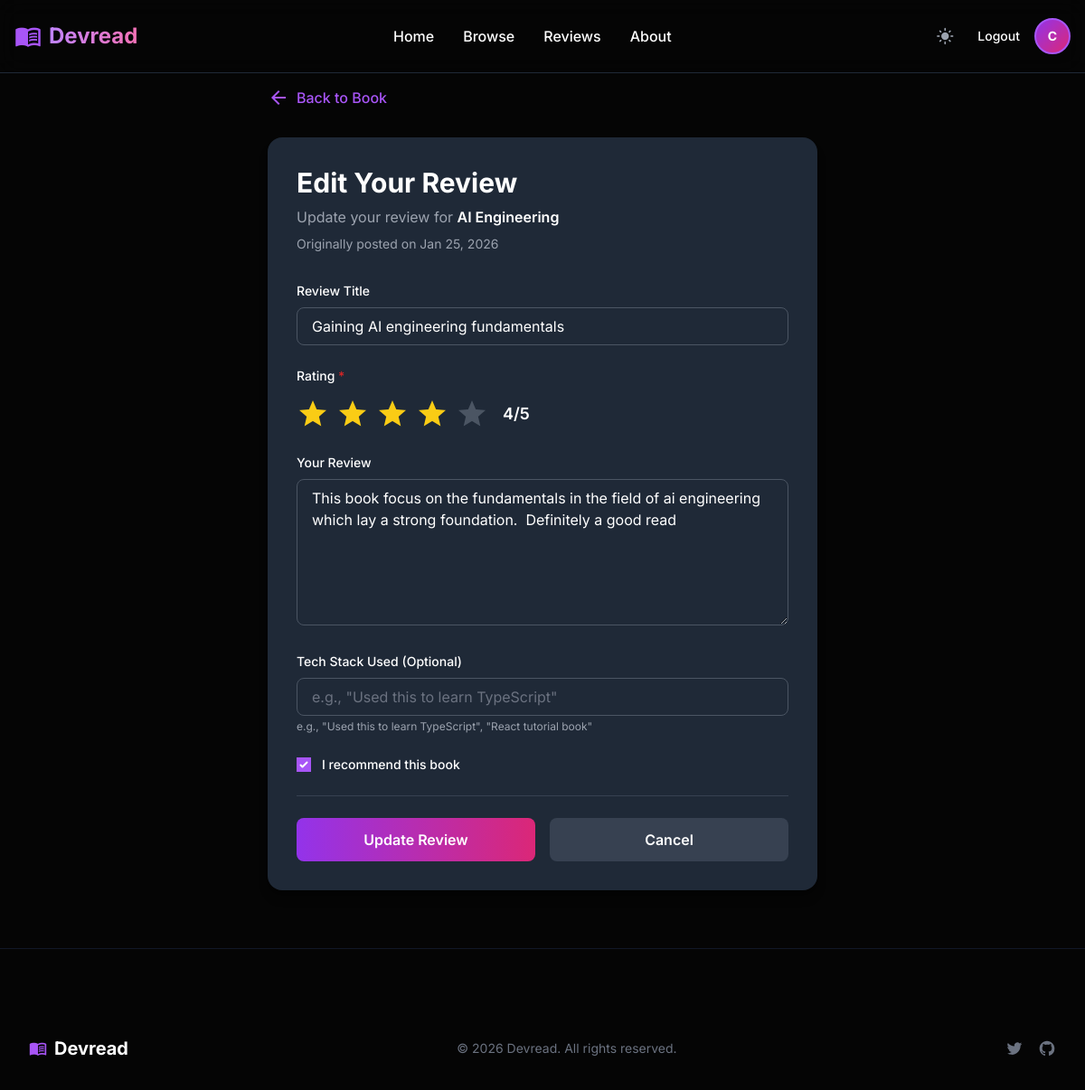
Screenshot of /books/review/1/edit/ (signed in) with the database file from the repository.
### accounts/models.py (models this page shows, shortened)
class User(AbstractUser):
    email = models.EmailField(unique=True)
    avatar = models.ImageField(upload_to='avatars/', blank=True, null=True)
    bio = models.TextField(max_length=500,blank=True)
    github_username = models.CharField(max_length=100,blank=True)
    website = models.URLField(max_length=100,blank=True)
    primary_techstack = models.CharField(max_length=100, help_text='eg. Python/Django')
    USERNAME_FIELD = 'email'
    REQUIRED_FIELDS = ['username']
    class Meta:
        indexes = [
            models.Index(fields = ['primary_techstack'])
        ]

### books/models.py (models this page shows, shortened)
class Book(models.Model):
    LEVEL_CHOICES = [
            ('BGN', 'Beginner'),
            ('INT', 'Intermediate'),
            ('ADV', 'Advanced'),
        ]
    authors = models.ManyToManyField(Author, related_name='books')
    title = models.CharField(max_length=100,unique=True)
    description = models.TextField()
    isbn = models.CharField("ISBN", max_length=13, unique=True)
    slug = models.SlugField(max_length=100,unique=True)
    difficulty = models.CharField(max_length=3, choices=LEVEL_CHOICES, default='BGN')
    categories = models.ManyToManyField(Category,related_name='books')
    cover_image = models.ImageField(upload_to='book_covers/',)
    book_url = models.URLField(blank=True)
    publisher = models.CharField(max_length=100,blank=True)
    published_date = models.DateField()
    created_at = models.DateTimeField(auto_now_add=True)
    updated_at = models.DateTimeField(auto_now=True)
    class Meta:
        verbose_name ='Book'
        verbose_name_plural = 'Books'

### reviews/models.py (models this page shows, shortened)
class Review(models.Model):
    title = models.CharField(max_length=100)
    content = models.TextField()
    rating = models.PositiveSmallIntegerField(
        validators=[MinValueValidator(1), MaxValueValidator(5)],
        help_text="1 to 5 stars"
    )
    is_recommended = models.BooleanField(default=True)
    tech_stack_used = models.CharField(
        max_length=100,
        blank=True,
        help_text="e.g., 'Used this to learn Typescript'"
        )
    book = models.ForeignKey(Book, on_delete=models.CASCADE,related_name='reviews')
    user = models.ForeignKey(settings.AUTH_USER_MODEL, on_delete=models.CASCADE,related_name='reviews')
    created_at = models.DateTimeField(auto_now_add=True)
    updated_at = models.DateTimeField(auto_now=True)
    class Meta:
        unique_together = ('book', 'user')
        ordering = ['-created_at']

### reviews/views.py (the view)
# urls.py: path('review/<int:review_id>/edit/', reviews_views.edit_review, name='edit_review'),
@login_required(login_url='login')
def edit_review(request, review_id: int):
    review = get_object_or_404(Review, pk=review_id)
    if review.user != request.user:
        messages.error(request, 'You can only edit your own reviews.')
        return HttpResponseForbidden('You cannot edit this review.')
    if request.method == 'POST':
        form = ReviewForm(request.POST, instance=review)
        if form.is_valid():
            form.save()
            messages.success(request, 'Your review has been updated successfully!')
            return redirect('book_detail', slug=review.book.slug)
    else:
        form = ReviewForm(instance=review)
    context = {
        'form': form,
        'book': review.book,
        'is_editing': True,
        'review': review,
    }
    return render(request, 'reviews/add_review.html', context)

### reviews/templates/reviews/add_review.html (shortened to what this page needs)
{% extends "base.html" %}
{% block content %}
<main class="pt-24 pb-16 bg-background-light dark:bg-background-dark">
    <div class="max-w-2xl mx-auto px-4 sm:px-6 lg:px-8">
        <a href="{% url 'book_detail' book.id %}" class="inline-flex items-center gap-2 text-primary hover:text-pink-600 mb-8 font-medium">
            <span class="material-icons">arrow_back</span>
            Back to Book
        </a>
        <div class="bg-white dark:bg-gray-800 rounded-xl shadow-lg p-8">
            <div class="mb-8">
                {% if is_editing %}
                    <h1 class="text-3xl font-bold text-gray-900 dark:text-white mb-2">Edit Your Review</h1>
                    <p class="text-gray-600 dark:text-gray-400">
                        Update your review for <span class="font-semibold text-gray-900 dark:text-white">{{ book.title }}</span>
                    </p>
                    {% if review.created_at %}
                    <p class="text-sm text-gray-500 dark:text-gray-400 mt-2">
                        Originally posted on {{ review.created_at|date:"M d, Y" }}
                    </p>
                    {% endif %}
                {% else %}
                    <h1 class="text-3xl font-bold text-gray-900 dark:text-white mb-2">Write a Review</h1>
                    <p class="text-gray-600 dark:text-gray-400">
                        Reviewing <span class="font-semibold text-gray-900 dark:text-white">{{ book.title }}</span>
                    </p>
                {% endif %}
            </div>
            <form method="POST" class="space-y-6">
                <div>
                    <label for="id_title" class="block text-sm font-medium text-gray-900 dark:text-white mb-2">
                        Review Title
                    </label>
                    {{ form.title }}
                </div>
                <div>
                    <label class="block text-sm font-medium text-gray-900 dark:text-white mb-3">
                        Rating <span class="text-red-600">*</span>
                    </label>
                    <div class="flex items-center gap-4">
                        <div class="flex gap-2" id="star-rating">
                            {% for i in "12345" %}
                            <button
                                type="button"
                                data-rating="{{ i }}"
                                class="star-btn material-icons text-4xl cursor-pointer transition-all duration-200 hover:scale-110"
                                aria-label="Rate {{ i }} stars"
                            >star</button>
                            {% endfor %}
                        </div>
                        <span class="text-lg font-semibold text-gray-900 dark:text-white" id="rating-text">
                            {% if form.rating.value %}
                                {{ form.rating.value }}/5
                            {% else %}
                                Select rating
                            {% endif %}
                        </span>
                    </div>
                </div>
                <div>
                    <label for="id_content" class="block text-sm font-medium text-gray-900 dark:text-white mb-2">
                        Your Review
                    </label>
                    {{ form.content }}
                </div>
                <div>
                    <label for="id_tech_stack_used" class="block text-sm font-medium text-gray-900 dark:text-white mb-2">
                        Tech Stack Used (Optional)
                    </label>
                    {{ form.tech_stack_used }}
                    <p class="text-xs text-gray-500 dark:text-gray-400 mt-1">
                        e.g., "Used this to learn TypeScript", "React tutorial book"
                    </p>
                </div>
                <div class="flex items-center gap-3">
                    {{ form.is_recommended }}
                    <label for="id_is_recommended" class="text-sm font-medium text-gray-900 dark:text-white cursor-pointer">
                        I recommend this book
                    </label>
                </div>
                <div class="flex gap-4 pt-6 border-t border-gray-200 dark:border-gray-700">
                    <button
                        type="submit"
                        class="flex-1 bg-gradient-to-r from-purple-600 to-pink-600 hover:from-purple-700 hover:to-pink-700 text-white font-semibold py-3 px-6 rounded-lg transition-all duration-300 hover:shadow-lg hover:shadow-purple-500/30"
                    >
                        {% if is_editing %}
                            Update Review
                        {% else %}
                            Post Review
                        {% endif %}
                    </button>
                    <a
                        href="{% url 'book_detail' book.id %}"
                        class="flex-1 bg-gray-200 dark:bg-gray-700 hover:bg-gray-300 dark:hover:bg-gray-600 text-gray-900 dark:text-white font-semibold py-3 px-6 rounded-lg transition-all duration-300 text-center"
                    >
                        Cancel
                    </a>
                </div>
            </form>
        </div>
    </div>
</main>
{% endblock %}

### devread_core/templates/base.html (shortened to what this page needs)
<!doctype html>
<html lang="en">
    <head>
        <script src="https://cdn.tailwindcss.com?plugins=forms,typography"></script>
        {% load static %}
        <link
            rel="stylesheet"
            type="text/css"
            href="{% static 'css/style.css' %}"
        />
    </head>
    <body
        class="bg-background-light dark:bg-background-dark text-gray-900 dark:text-gray-100 font-sans transition-colors duration-300"
    >
        <nav
            class="fixed w-full z-50 top-0 start-0 border-b border-gray-200 dark:border-gray-800 bg-background-light/80 dark:bg-background-dark/80 backdrop-blur-md"
        >
            <div
                class="max-w-7xl mx-auto flex flex-wrap items-center justify-between mx-auto p-4"
            >
                <a
                    class="flex items-center space-x-2 rtl:space-x-reverse group"
                    href="{% url 'home' %}"
                >
                    <span
                        class="material-icons text-primary text-3xl group-hover:scale-110 transition-transform"
                        >menu_book</span
                    >
                    <span
                        class="self-center text-2xl font-bold bg-clip-text text-transparent bg-gradient-to-r from-purple-600 to-pink-600 dark:from-purple-400 dark:to-pink-400"
                        >Devread</span
                    >
                </a>
                <div
                    class="flex md:order-2 space-x-3 md:space-x-4 rtl:space-x-reverse items-center"
                >
                    <button
                        class="text-gray-500 dark:text-gray-400 hover:bg-gray-100 dark:hover:bg-gray-800 focus:outline-none focus:ring-4 focus:ring-gray-200 dark:focus:ring-gray-700 rounded-lg text-sm p-2.5"
                        id="theme-toggle"
                    >
                        <span class="material-icons text-xl hidden dark:block"
                            >light_mode</span
                        >
                    </button>
                    {% if user.is_authenticated %}
                        <a
                            class="text-gray-900 dark:text-white hover:text-primary font-medium text-sm hidden sm:block"
                            href="{% url 'logout' %}"
                        >Logout</a
                        >
                        <a
                            href="{% url 'profile' %}"
                            title="{{ user.username }}"
                            class="inline-flex items-center justify-center w-10 h-10 rounded-full bg-gradient-to-br from-purple-600 to-pink-600 text-white font-bold hover:shadow-lg hover:shadow-purple-500/30 transition-all duration-300 border-2 border-purple-500 text-sm"
                        >
                            {% if user.avatar %}
                                <img src="{{ user.avatar.url }}" alt="{{ user.username }}" class="w-10 h-10 rounded-full object-cover">
                            {% else %}
                                {{ user.username|first|upper }}
                            {% endif %}
                        </a>
                    {% endif %}
                </div>
                <div
                    class="items-center justify-between hidden w-full md:flex md:w-auto md:order-1"
                    id="navbar-sticky"
                >
                    <ul
                        class="flex flex-col p-4 md:p-0 mt-4 font-medium border border-gray-100 rounded-lg bg-gray-50 md:space-x-8 rtl:space-x-reverse md:flex-row md:mt-0 md:border-0 md:bg-transparent dark:bg-gray-800 md:dark:bg-transparent dark:border-gray-700"
                    >
                        <li>
                            <a
                                aria-current="{% if request.resolver_match.url_name == 'home' %}page{% endif %}"
                                class="block py-2 px-3 {% if request.resolver_match.url_name == 'home' %}text-primary{% else %}text-gray-900 dark:text-white{% endif %} md:p-0 md:hover:text-primary md:hover:border-b-2 md:hover:border-primary dark:hover:text-primary transition-colors"
                                href="{% url 'home' %}"
                                >Home</a
                            >
                        </li>
                        <li>
                            <a
                                aria-current="{% if request.resolver_match.url_name == 'book_list' %}page{% endif %}"
                                class="block py-2 px-3 {% if request.resolver_match.url_name == 'book_list' %}text-primary{% else %}text-gray-900 dark:text-white{% endif %} md:p-0 md:hover:text-primary md:hover:border-b-2 md:hover:border-primary dark:hover:text-primary transition-colors"
                                href="{% url 'book_list' %}"
                                >Browse</a
                            >
                        </li>
                        <li>
                            <a
                                class="block py-2 px-3 text-gray-900 dark:text-white md:p-0 md:hover:text-primary md:hover:border-b-2 md:hover:border-primary dark:hover:text-primary transition-colors"
                                href="{% url 'review_list' %}"
                                >Reviews</a
                            >
                        </li>
                        <li>
                            <a
                                aria-current="{% if request.resolver_match.url_name == 'about' %}page{% endif %}"
                                class="block py-2 px-3 {% if request.resolver_match.url_name == 'about' %}text-primary{% else %}text-gray-900 dark:text-white{% endif %} md:p-0 md:hover:text-primary md:hover:border-b-2 md:hover:border-primary dark:hover:text-primary transition-colors"
                                href="{% url 'about' %}"
                                >About</a
                            >
                        </li>
                    </ul>
                </div>
            </div>
        </nav>
        <div>{% block content %} {% endblock content %}</div>
        <footer class="bg-background-dark border-t border-gray-900 pt-16 pb-8">
            <div class="max-w-7xl mx-auto px-4 sm:px-6 lg:px-8">
                <div
                    class="border-gray-800 pt-8 flex flex-col md:flex-row justify-between items-center gap-4"
                >
                    <a href="{% url 'home' %}" class="flex items-center space-x-2 hover:opacity-80 transition-opacity">
                         <span class="material-icons text-primary text-xl"
                             >menu_book</span
                         >
                         <span class="text-xl font-bold text-white"
                             >Devread</span
                         >
                    </a>
                    <div class="text-gray-500 text-sm">
                        © 2026 Devread. All rights reserved.
                    </div>
                    <div class="flex space-x-4">
                        <a
                            class="text-gray-500 hover:text-white transition-colors"
                            href="#"
                        >
                        </a>
                        <a
                            class="text-gray-500 hover:text-white transition-colors"
                            href="#"
                        >
                        </a>
                    </div>
                </div>
            </div>
        </footer>
    </body>
</html>

### devread_core/static/css/style.css (style rules this page uses)
html { scroll-behavior: smooth; }

### rows the page displays
User: username|first "C"
Book: title "AI Engineering"
Review: created_at "Jan 25, 2026", title "Gaining AI engineering fundamentals", content "This book focus on the fundamentals in the field of ai engineering which lay a strong foundation. Definitely a good read", is_recommended "☑"
